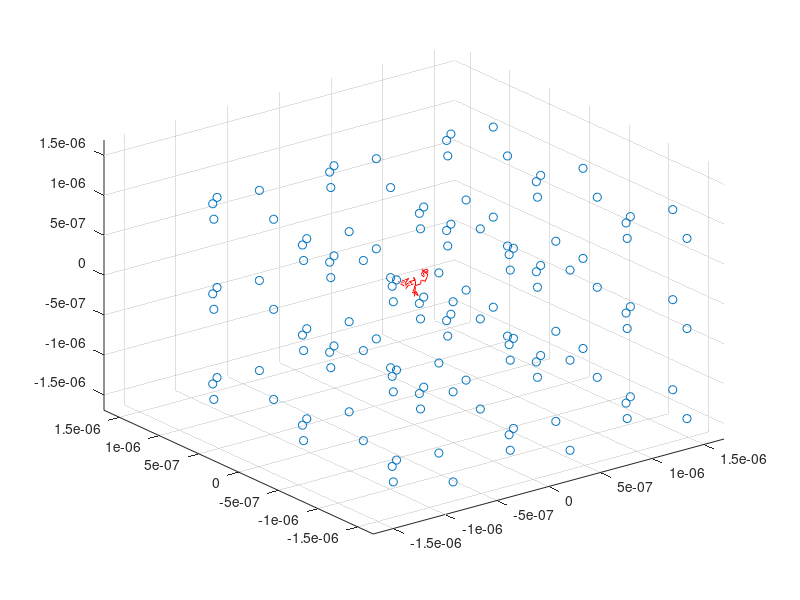

This figure's MATLAB source: (Note: this script raises an error after producing the figure.)
clc
clear

% Physical parameters
diffusion = 4.24*10^(-10); % 3*10^(-9); % m^2/s
B_eq = 0.16; % T
volume_fraction = 3.14*10^(-6); 
echo_time2 = 1*10^(-3); % s
gyro = 2.675*10^8; %rad.s-1.T-1

% Simulation parameters
nAggregate = 5; % per cube 50
nCube = 3*3*3;
nFerritinPA = 1; % per aggregate
nFerritin = nFerritinPA * nAggregate; % per cube
nProton = 1000;
time_step = 1*10^(-6); % s
N = 50; % echo_time2/time_step; 500
nGrid = 20; % 200

% Calculated parameters
radius_ferritin = 6*10^(-9); % m
volume_ferritin = (4/3) * pi * (radius_ferritin)^3; % m^3
volume_cube = volume_ferritin * nFerritin / volume_fraction; % m^3
length_cube = nthroot(volume_cube,3); % m
rmsDisplacement = sqrt(6*diffusion*time_step);

% Aggregate parameters
radius_aggregate = radius_ferritin;

% Aggregate distribution
position_aggregate_cube = (rand(nAggregate,3)-1/2).* (length_cube-2*radius_aggregate);
position_ferritin_cube = position_aggregate_cube;
cubes = zeros(3,3,3,3);
cubes(1,:,:,1) = 1; cubes(3,:,:,1) = -1;
cubes(:,1,:,2) = 1; cubes(:,3,:,2) = -1;
cubes(:,:,1,3) = 1; cubes(:,:,3,3) = -1;
cubes = reshape(cubes,nCube,3);
cubes = repmat(cubes,nFerritin,1);

for i = 1:nFerritin
    position_ferritin((i-1)*nCube+1:i*nCube,:) = repmat(position_ferritin_cube(i,:),nCube,1);
end

position_ferritin = position_ferritin + cubes .* length_cube;

scatter3(position_ferritin(:,1),position_ferritin(:,2),position_ferritin(:,3),'b.');
axis([-length_cube*3/2 length_cube*3/2 -length_cube*3/2 length_cube*3/2 -length_cube*3/2 length_cube*3/2]);

% Random proton intial position
position_proton = zeros(3,N+1);
distance_ferritin = zeros(nFerritin*27,N+1);
while distance_ferritin(:,1) < radius_ferritin % not penetrating
    position_proton(:,1) = (rand(3,1)-1/2).* length_cube;
    distance_ferritin(:,1) = sqrt((position_proton(1,1) - position_ferritin(:,1)).^2+...
            (position_proton(2,1) - position_ferritin(:,2)).^2+...
            (position_proton(3,1) - position_ferritin(:,3)).^2);
end

% Random Walk
random_step = zeros(3,N);

for n = 2:N+1
    while distance_ferritin(:,n) < radius_ferritin % not penetrating
        theta = rand * 2 * pi;
        phi = rand * pi;
        r = rmsDisplacement;
        random_step(1,n-1) = r.*sin(theta).*cos(phi);
        random_step(2,n-1) = r.*sin(theta).*sin(phi);
        random_step(3,n-1) = r.*cos(theta);
        position_proton(:,n) = position_proton(:,n-1) + random_step(:,n-1);
        
        % Periodic Boundary Conditions
        if position_proton(1,n) < - length_cube / 2
            position_proton(1,n) = position_proton(1,n) + length_cube;
        elseif position_proton(1,n) >  length_cube / 2
            position_proton(1,n) = position_proton(1,n) - length_cube;
        end
        
        if position_proton(2,n) < - length_cube / 2
            position_proton(2,n) = position_proton(2,n) + length_cube;
        elseif position_proton(2,n) >  length_cube / 2
            position_proton(2,n) = position_proton(2,n) - length_cube;
        end
        
        if position_proton(3,n) < - length_cube / 2
            position_proton(3,n) = position_proton(3,n) + length_cube;
        elseif position_proton(3,n) >  length_cube / 2
            position_proton(3,n) = position_proton(3,n) - length_cube;
        end
        
        distance_ferritin(:,n) = sqrt((position_proton(1,n)-position_ferritin(:,1)).^2+...
                (position_proton(2,n)-position_ferritin(:,2)).^2+...
                (position_proton(3,n)-position_ferritin(:,3)).^2);
    end
end

hold on
plot3(position_proton(1,:),position_proton(2,:),position_proton(3,:),'r-')
hold off

% Calculate grid magnetic field

grid_magfield = grid_magnetic(nGrid, B_eq, radius_ferritin, length_cube, position_ferritin);
grid_magfield_peripheral = grid_magfield - grid_magnetic(nGrid, B_eq, radius_ferritin, length_cube, position_ferritin_cube);

% Calculate proton magnetic field
is_near_ferritin = isNearFerritin(position_proton, position_ferritin_cube, length_cube, N, nFerritin);
